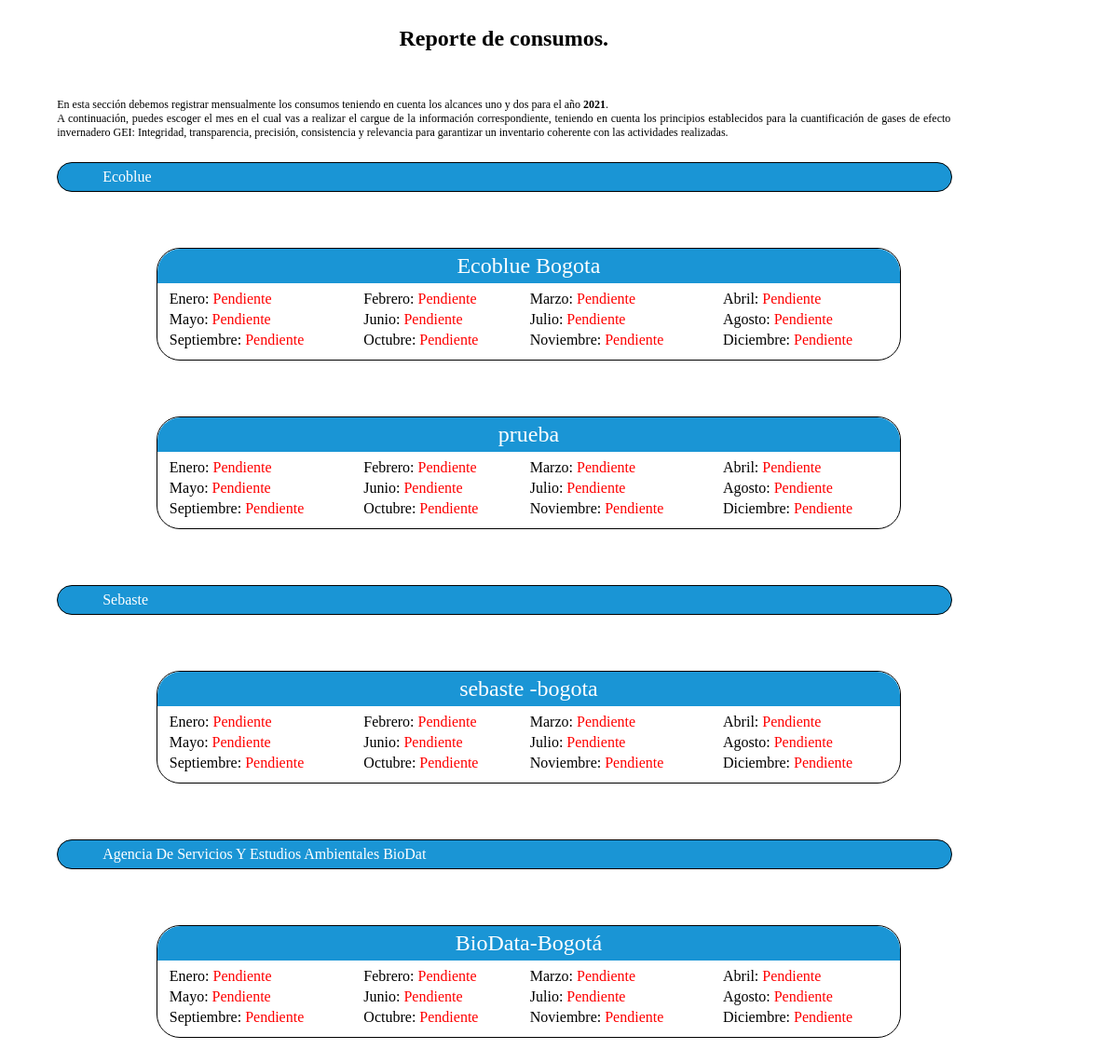
The app's page /Users/Admin/bean/Datos.php, older data.
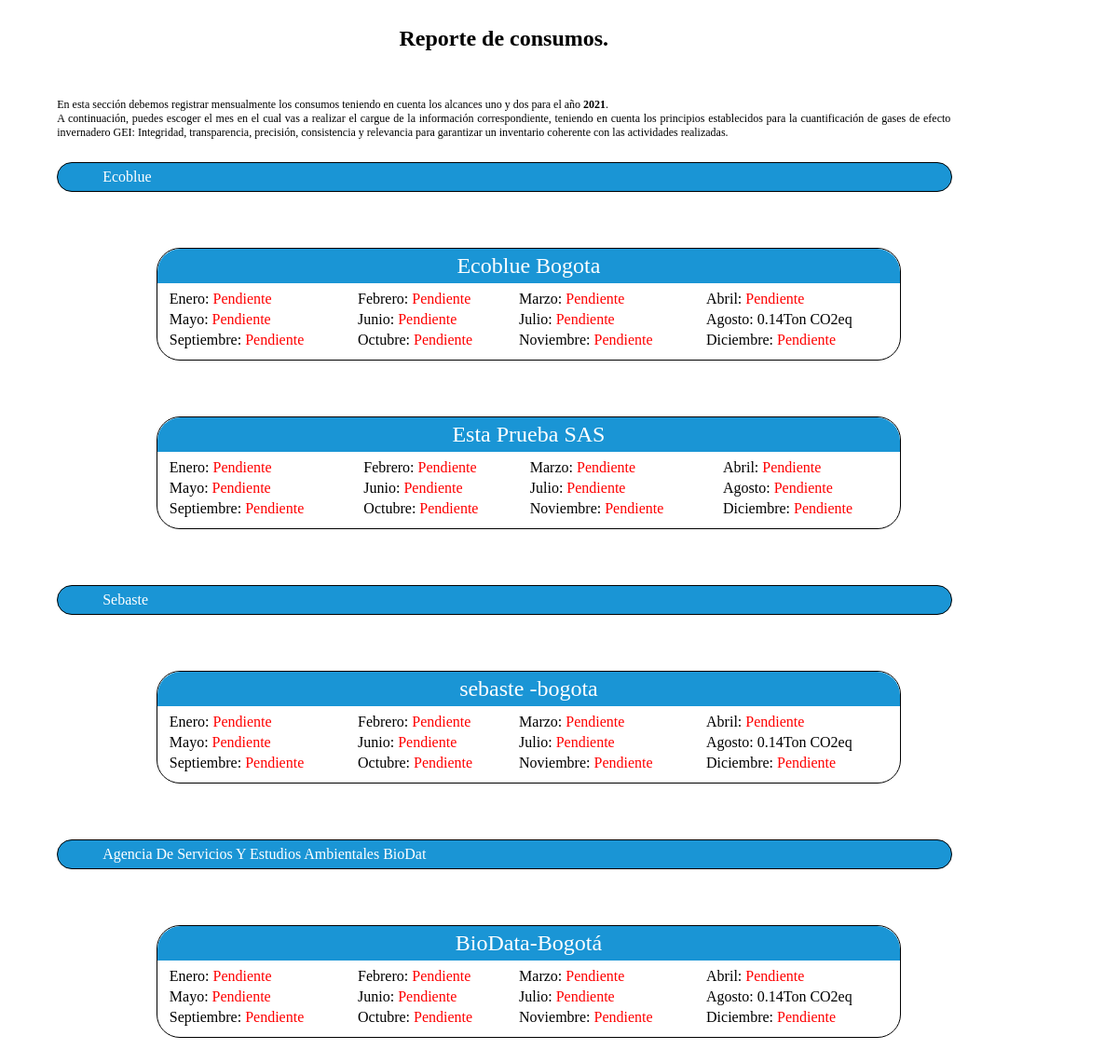
The same page, newer data.
### tables this page shows
CREATE TABLE `empresa` (
  `Codigo` int(11) NOT NULL,
  `Nit` varchar(50) NOT NULL,
  `Nombre` varchar(50) NOT NULL,
  `Representante` varchar(60) NOT NULL,
  `telefono` varchar(50) NOT NULL,
  `correo` text NOT NULL,
  `CIIU` int(11) DEFAULT NULL,
  `Huella` varchar(25) DEFAULT NULL,
  `Hidrica` varchar(25) DEFAULT NULL
);

CREATE TABLE `sede` (
  `Codigo` int(11) NOT NULL,
  `Nombre` varchar(50) NOT NULL,
  `Ciudad` varchar(60) NOT NULL,
  `Direccion` text NOT NULL,
  `Telefono` varchar(50) NOT NULL,
  `Representante` varchar(70) NOT NULL,
  `Correo` text NOT NULL,
  `Empresa` int(11) NOT NULL,
  `Coordenadas` varchar(50) NOT NULL,
  `carbono` int(11) DEFAULT NULL,
  `hidrica` int(11) DEFAULT NULL,
  `Estado` int(11) NOT NULL
);

### src/consultas.php (called while the page is built, shortened)
<?php
require_once "Conexion.php";
  class consultas extends conexionBD{
     public function BuscarEmpresa(){
      $sql="SELECT * from Empresa";
      $resultado=$this->consultar($sql);
      return $resultado;
     }
     public function BuscarSedeEmpresa($cod){
      $sql="SELECT * from Sede where Estado = 0 and Empresa=".$cod.";";
      $resultado=$this->consultar($sql);
      return $resultado;
     }
      public function consultar_grafica_co2_alcance1($sede,$ano){
        $sql="SELECT ft.mes ,sum(ft.Total) FROM (
                  SELECT fr.Codigo, MONTH(fr.Fecha_registro) as mes ,fr.Total from huella_carbono_fuentes_fijas_refrigerante fr where YEAR(fr.Fecha_registro)=$ano and fr.Sede=$sede
                  UNION SELECT fc.Codigo,MONTH(fc.Fecha_registro) as mes ,fc.Total_co2 from huella_carbono_fuentes_fijas_combustible fc where YEAR(fc.Fecha_registro)=$ano and fc.Sede=$sede
                  UNION SELECT fm.Codigo,MONTH(fm.Fecha_registro) as mes ,fm.Total_CO2 from huella_carbono_fuentes_moviles fm , fuentes_moviles m where YEAR(fm.Fecha_registro)=$ano  and    fm.Placa=m.Codigo and m.Sede=$sede
                  union Select fe.Codigo,MONTH(fe.Fecha_registro) as mes, fe.Total from huella_carbono_extintores fe, extintor_sede es where YEAR(fe.Fecha_registro)=$ano AND es.codigo=fe.Extintor and es.sede=$sede
                  UNION SELECT l.codigo,month(l.fecha_registro) as mes , l.total_emision from huella_carbono_lubricantes l where Year(l.fecha_registro)=$ano and l.sede=$sede
              ) as ft GROUP by ft.mes ORDER by ft.mes asc";
        $resultado=$this->consultar($sql);
        return $resultado;
      }
  }
  ?>

### src/Conexion.php (called while the page is built, shortened)
<?php
  class conexionBD{
    var $host='localhost';
    var $username='root';
    var $password='';
    var $db='epiz_25607424_piac';
    public function consultar($sql){
      try {
        $this->conexion=mysqli_connect($this->host,$this->username,$this->password) or die("No se pudo conectar con el servidor");
        mysqli_select_db($this->conexion,$this->db) or die("No se pudo conectar con la base de datos");
        mysqli_set_charset($this->conexion,'UTF8');
          $resultado=mysqli_query($this->conexion,$sql);
          return($resultado);
      } catch (PDOException $e) {
        cabecera("Error grave",MENU_PRINCIPAL);
        echo " <p>Error: No se puede establecer coneccion con la Base de Datos.</p>\n\n";
        echo  " <p>Error: ".$e->getMessage()."</p>\n";
        die();
        exit();
      }
    }
  }
?>

### Users/Admin/bean/Datos.php (the view, shortened to what this page needs)
<?php
require_once '../../../src/consultas.php';
$consultas= new consultas();
?>
<!DOCTYPE html>
<html lang="en">
<head>
</head>
<body>
<div id="centro_huella">
		<center><h2 style="color:black;">Reporte de consumos.</h2></center><br>
		<p style="color: black; text-align:justify; font-size: 1.0vw; width: 90%; margin-left: 5%; margin-bottom:2vw;">En esta sección debemos registrar mensualmente los consumos teniendo en cuenta los alcances uno y dos para el año <b><?=date("Y")?></b>. <br>
		A continuación, puedes escoger el mes en el cual vas a realizar el cargue de la información correspondiente, teniendo en cuenta los principios establecidos para la cuantificación de gases de efecto invernadero GEI:
		Integridad, transparencia, precisión, consistencia y relevancia para garantizar un inventario coherente con las actividades realizadas.</p>
			<?php
            $R=$consultas->BuscarEmpresa();
            while($fila=mysqli_fetch_assoc($R))
            {
				$s=$fila['Codigo'];
			 	?>
                <div class="BT_Empresa" id="BT_Empresa_<?=$fila['Codigo']?>">
					<span><?=$fila['Nombre'];?></span>
				</div>
				<div id="div_empresa_<?=$s?>"  class="div_empresa_">
                	<?php
					$resp_sedes=$consultas->BuscarSedeEmpresa($s);
					while($fi=mysqli_fetch_assoc($resp_sedes))
					{
						$meses= array();
						$datos=array();
						$mes=array();
						$codigo=array();
						$resp=$consultas->consultar_grafica_co2_alcance1($fi["Codigo"],date("Y"));
						while ($fil=mysqli_fetch_array($resp)) {
							$mes[]=$fil[0];
							$datos[]=$fil[1];
						}
						for ($i=1; $i <=12 ; $i++) {
							$bandera=false;
							for ($a=0; $a <count($mes) ; $a++)
							{
								if ($i==$mes[$a]) {
									$ton="Ton CO2eq" ;
									$me= number_format($datos[$a]/1000, 2,'.','');
									$meses[]=$me.$ton;
									$codigo[]=
									$bandera=true;
									break;
								}
							}
							if (!$bandera) {
									$meses[]= '<span>'.'Pendiente'.'</span>';
									$codigo[]=0;
							}
						}
			 			?>
						<div style="border:black solid 1px; margin-top:5vw; margin-left:15%; margin-right:10%; "  class="div_empresa">
						<div class="empresa_titulo">
							<span class=titulo><?=$fi['Nombre'];?></span>
						</div>
                			<table width="100%" style="">
								<tr>
									<td>Enero: <?=$meses[0];?> </td>
									<td>Febrero: <?=$meses[1];?></td>
									<td>Marzo: <?=$meses[2];?></td>
									<td>Abril: <?=$meses[3];?></td>
								</tr>
								<tr>
									<td>Mayo: <?=$meses[4];?></td>
									<td>Junio: <?=$meses[5];?></td>
									<td>Julio: <?=$meses[6];?></td>
									<td>Agosto: <?=$meses[7];?></td>
								</tr>
								<tr>
									<td>Septiembre: <?=$meses[8];?></td>
									<td>Octubre: <?=$meses[9];?></td>
									<td>Noviembre: <?=$meses[10];?></td>
									<td>Diciembre: <?=$meses[11];?></td>
								</tr>
							</table>
        				</div>
						<?php
					}
					?>
				</div>
        		<?php
            }
       	 	?>
	</div>
</body>
</html>

### Users/Admin/bean/Datos.php (style rules this page uses)
span { color: red; }
.titulo { font-size:2vw; color: white; }
#centro_huella { overflow:scroll; width:90%; height:94vw; }
.BT_Empresa { border:black solid 1px; width: 90%; height:2vw; border-radius:25px; background:#1A95D5; margin-left:5%; margin-bottom:1vw; padding-top:0.5vw; position:relative; cursor:pointer; }
.BT_Empresa span { color: white; margin-left:5%; text-transform: capitalize; }
.div_empresa_ { margin-bottom: 5vw; }
.div_empresa { border-radius: 25px; }
.div_empresa table { margin: 5px 10px 9px 10px; }
.empresa_titulo { width: 100%; border-radius: 25px 25px 0 0; padding: 5px 0px; text-align: center; background: #1a95d5; }

Row changes from the older to the newer data that the page shows:
shown differently, row unchanged: sede "Ecoblue Bogota": meses (not shown) → "0.14Ton CO2eq"; text "Pendiente Pendiente Pendiente Pendiente Pendiente Pendiente Pendiente Pendiente Pendiente Pendiente Pendiente Pendiente" → "Pendiente Pendiente Pendiente Pendiente Pendiente Pendiente Pendiente Pendiente Pendiente Pendiente Pendiente"
changed sede: Nombre "prueba" → "Esta Prueba SAS"
shown differently, row unchanged: sede "sebaste -bogota": meses (not shown) → "0.14Ton CO2eq"; text "Pendiente Pendiente Pendiente Pendiente Pendiente Pendiente Pendiente Pendiente Pendiente Pendiente Pendiente Pendiente" → "Pendiente Pendiente Pendiente Pendiente Pendiente Pendiente Pendiente Pendiente Pendiente Pendiente Pendiente"
shown differently, row unchanged: sede "BioData-Bogotá": meses (not shown) → "0.14Ton CO2eq"; text "Pendiente Pendiente Pendiente Pendiente Pendiente Pendiente Pendiente Pendiente Pendiente Pendiente Pendiente Pendiente" → "Pendiente Pendiente Pendiente Pendiente Pendiente Pendiente Pendiente Pendiente Pendiente Pendiente Pendiente"
